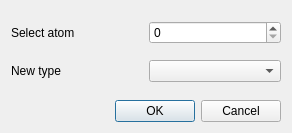
<?xml version="1.0" encoding="UTF-8"?>
<ui version="4.0">
 <class>TypatDialog</class>
 <widget class="QDialog" name="TypatDialog">
  <property name="geometry">
   <rect>
    <x>0</x>
    <y>0</y>
    <width>292</width>
    <height>133</height>
   </rect>
  </property>
  <property name="windowTitle">
   <string>Select new type</string>
  </property>
  <layout class="QVBoxLayout" name="verticalLayout">
   <item>
    <widget class="QWidget" name="widget" native="true">
     <layout class="QGridLayout" name="gridLayout">
      <property name="leftMargin">
       <number>0</number>
      </property>
      <property name="topMargin">
       <number>0</number>
      </property>
      <property name="rightMargin">
       <number>0</number>
      </property>
      <property name="bottomMargin">
       <number>0</number>
      </property>
      <item row="0" column="0">
       <widget class="QLabel" name="label">
        <property name="text">
         <string>Select atom</string>
        </property>
       </widget>
      </item>
      <item row="0" column="1">
       <widget class="QSpinBox" name="iatom">
        <property name="toolTip">
         <string>Atom id</string>
        </property>
        <property name="statusTip">
         <string>Atom id</string>
        </property>
        <property name="whatsThis">
         <string>Atom id</string>
        </property>
       </widget>
      </item>
      <item row="1" column="0">
       <widget class="QLabel" name="label_2">
        <property name="text">
         <string>New type</string>
        </property>
       </widget>
      </item>
      <item row="1" column="1">
       <widget class="QComboBox" name="typat">
        <property name="toolTip">
         <string>Atom type</string>
        </property>
        <property name="statusTip">
         <string>Atom type</string>
        </property>
        <property name="whatsThis">
         <string>Atom type</string>
        </property>
       </widget>
      </item>
     </layout>
    </widget>
   </item>
   <item>
    <widget class="QDialogButtonBox" name="buttonBox">
     <property name="orientation">
      <enum>Qt::Horizontal</enum>
     </property>
     <property name="standardButtons">
      <set>QDialogButtonBox::Cancel|QDialogButtonBox::Ok</set>
     </property>
    </widget>
   </item>
  </layout>
 </widget>
 <resources/>
 <connections>
  <connection>
   <sender>buttonBox</sender>
   <signal>accepted()</signal>
   <receiver>TypatDialog</receiver>
   <slot>accept()</slot>
   <hints>
    <hint type="sourcelabel">
     <x>248</x>
     <y>254</y>
    </hint>
    <hint type="destinationlabel">
     <x>157</x>
     <y>274</y>
    </hint>
   </hints>
  </connection>
  <connection>
   <sender>buttonBox</sender>
   <signal>rejected()</signal>
   <receiver>TypatDialog</receiver>
   <slot>reject()</slot>
   <hints>
    <hint type="sourcelabel">
     <x>316</x>
     <y>260</y>
    </hint>
    <hint type="destinationlabel">
     <x>286</x>
     <y>274</y>
    </hint>
   </hints>
  </connection>
 </connections>
</ui>
